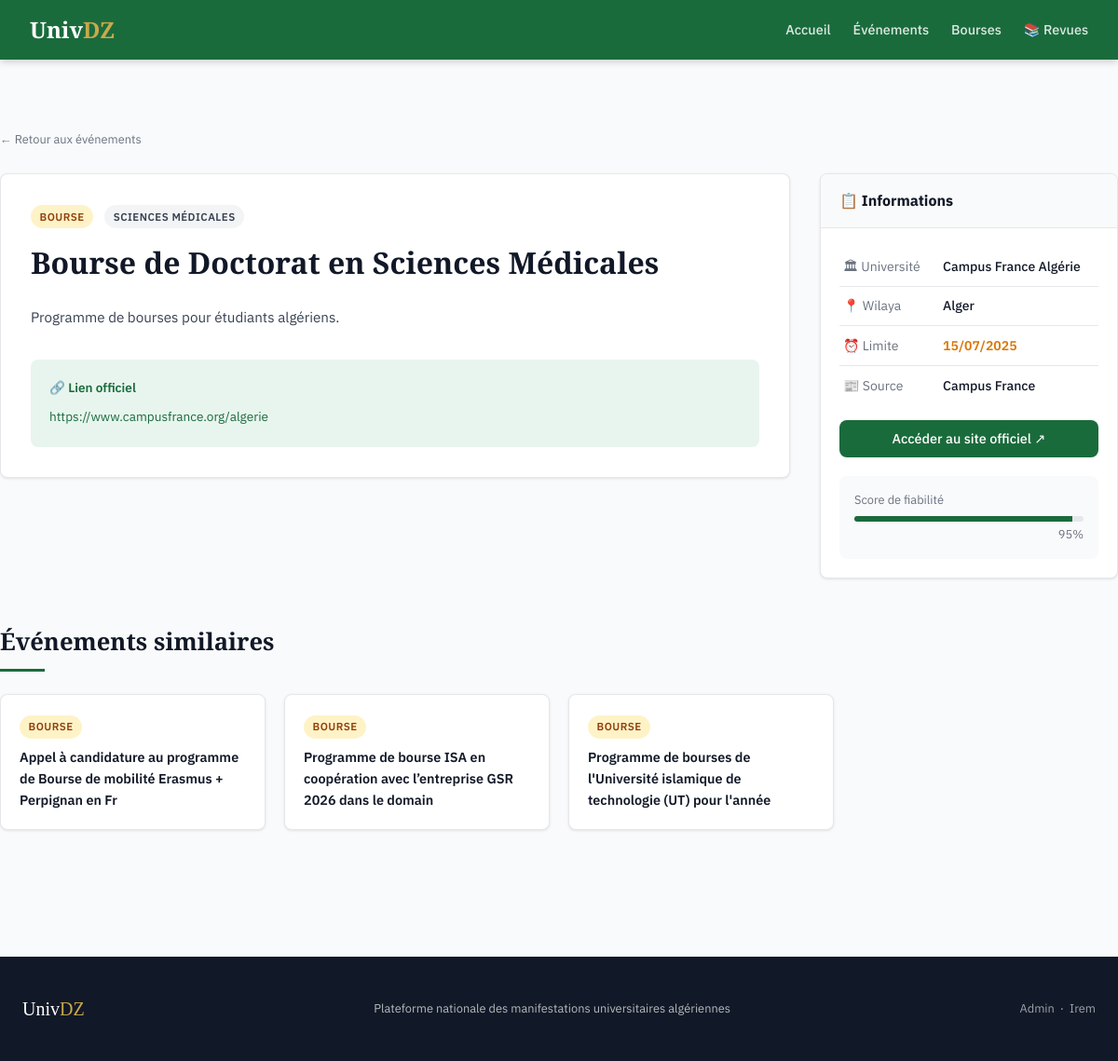
The page /evenement/bourse-doctorat-medecine-campus-france-2025 on the database its author committed.
### app/models/event.py (models this page shows, shortened)
class Event(db.Model):
    __tablename__ = "events"
    id = db.Column(db.Integer, primary_key=True)
    titre = db.Column(db.String(500), nullable=False)
    type = db.Column(db.String(100), nullable=False)
    universite = db.Column(db.String(300))
    discipline = db.Column(db.String(200))
    wilaya = db.Column(db.String(100))
    date_debut = db.Column(db.Date)
    date_fin = db.Column(db.Date)
    date_limite = db.Column(db.Date)
    description = db.Column(db.Text)
    lien_officiel = db.Column(db.String(1000))
    source = db.Column(db.String(500))
    date_collecte = db.Column(db.DateTime, default=datetime.utcnow)
    score_fiabilite = db.Column(db.Float, default=0.7)
    statut = db.Column(db.String(50), default="valide")
    date_validation = db.Column(
        db.DateTime,
        default=datetime.utcnow
    )
    validated_by = db.Column(db.Integer, db.ForeignKey("admins.id"))
    slug = db.Column(db.String(600), unique=True)

### app/routes/main.py (the view)
@main_bp.route("/evenement/<slug>")
def detail(slug):
    event = Event.query.filter_by(slug=slug, statut="valide").first_or_404()
    similaires = (
        Event.query.filter(
            Event.statut == "valide",
            Event.type == event.type,
            Event.id != event.id,
        )
        .limit(3)
        .all()
    )
    return render_template("main/detail.html", event=event, similaires=similaires)

### app/templates/main/detail.html (shortened to what this page needs)
{% extends "base.html" %}
{% block content %}
<div class="container" style="padding: 2.5rem 0;">
  <a href="{{ url_for('main.evenements') }}" class="text-muted text-small">← Retour aux événements</a>
  <div style="display:grid; grid-template-columns:1fr 320px; gap:2rem; margin-top:1.5rem; align-items:start;">
    <div>
      <div class="card">
        <div class="card-body" style="padding:2rem;">
          <div style="margin-bottom:1rem;">
            <span class="badge badge-{{ event.type }}">{{ event.type|replace('_',' ') }}</span>
            {% if event.discipline %}<span class="badge" style="background:#f3f4f6; color:#374151; margin-left:.5rem;">{{ event.discipline }}</span>{% endif %}
          </div>
          <h1 style="font-family:'Playfair Display',serif; font-size:clamp(1.4rem,3vw,2rem); line-height:1.3; margin-bottom:1.5rem;">{{ event.titre }}</h1>
          {% if event.description %}
          <div style="line-height:1.8; color:var(--mid); font-size:.95rem;">{{ event.description }}</div>
          {% endif %}
          {% if event.lien_officiel %}
          <div style="margin-top:2rem; padding:1.25rem; background:var(--green-pale); border-radius:var(--radius);">
            <p style="font-size:.85rem; color:var(--green); font-weight:600; margin-bottom:.4rem;">🔗 Lien officiel</p>
            <a href="{{ event.lien_officiel }}" target="_blank" style="font-size:.85rem; word-break:break-all;">{{ event.lien_officiel }}</a>
          </div>
          {% endif %}
        </div>
      </div>
    </div>
    <div>
      <div class="card" style="position:sticky; top:80px;">
        <div class="card-header"><strong>📋 Informations</strong></div>
        <div class="card-body">
          <table style="width:100%; font-size:.875rem; border-collapse:collapse;">
            {% if event.universite %}<tr style="border-bottom:1px solid var(--border);"><td style="padding:.6rem .25rem; color:var(--muted);">🏛 Université</td><td style="padding:.6rem .25rem .6rem .75rem; font-weight:500;">{{ event.universite }}</td></tr>{% endif %}
            {% if event.wilaya %}<tr style="border-bottom:1px solid var(--border);"><td style="padding:.6rem .25rem; color:var(--muted);">📍 Wilaya</td><td style="padding:.6rem .25rem .6rem .75rem; font-weight:500;">{{ event.wilaya }}</td></tr>{% endif %}
            {% if event.date_limite %}<tr style="border-bottom:1px solid var(--border);"><td style="padding:.6rem .25rem; color:var(--muted); white-space:nowrap;">⏰ Limite</td><td style="padding:.6rem .25rem .6rem .75rem; font-weight:600; color:#d97706;">{{ event.date_limite.strftime('%d/%m/%Y') }}</td></tr>{% endif %}
            {% if event.source %}<tr><td style="padding:.6rem .25rem; color:var(--muted);">📰 Source</td><td style="padding:.6rem .25rem .6rem .75rem; font-weight:500;">{{ event.source }}</td></tr>{% endif %}
          </table>
          {% if event.lien_officiel %}
          <a href="{{ event.lien_officiel }}" target="_blank" class="btn btn-primary" style="width:100%; text-align:center; justify-content:center; margin-top:1rem;">Accéder au site officiel ↗</a>
          {% endif %}
          <div style="margin-top:1.25rem; padding:1rem; background:var(--bg); border-radius:var(--radius);">
            <p class="text-small text-muted" style="margin-bottom:.4rem;">Score de fiabilité</p>
            <div style="background:#e5e7eb; border-radius:999px; height:6px; overflow:hidden;">
              <div style="background:var(--green); height:100%; width:{{ (event.score_fiabilite * 100)|int }}%;"></div>
            </div>
            <p class="text-small text-muted" style="text-align:right; margin-top:.25rem;">{{ (event.score_fiabilite * 100)|int }}%</p>
          </div>
        </div>
      </div>
    </div>
  </div>
  {% if similaires %}
  <div style="margin-top:3rem;">
    <h2 class="section-title">Événements similaires</h2>
    <div class="grid-3">
      {% for s in similaires %}
      <a href="{{ url_for('main.detail', slug=s.slug) }}" style="text-decoration:none; color:inherit;">
        <div class="card">
          <div class="card-body">
            <span class="badge badge-{{ s.type }}" style="margin-bottom:.5rem;">{{ s.type|replace('_',' ') }}</span>
            <h3 style="font-size:.9rem; font-weight:600;">{{ s.titre[:80] }}</h3>
          </div>
        </div>
      </a>
      {% endfor %}
    </div>
  </div>
  {% endif %}
</div>
{% endblock %}

### app/templates/base.html (style rules this page uses)
:root { --green: #1a6b3c; --green-light: #2a9d5e; --green-pale: #e8f5ee; --gold: #c9a84c; --dark: #111827; --mid: #374151; --muted: #6b7280; --border: #e5e7eb; --bg: #f9fafb; --white: #ffffff; --radius: 8px; --shadow: 0 1px 3px rgba(0,0,0,.1); --shadow-md: 0 4px 6px rgba(0,0,0,.07); }
*, *::before, *::after { box-sizing: border-box; margin: 0; padding: 0; }
body { font-family: 'IBM Plex Sans', sans-serif; background: var(--bg); color: var(--dark); line-height: 1.6; }
a { color: var(--green); text-decoration: none; }
.container { max-width: 1200px; margin: 0 auto; padding: 0 1.5rem; }
.card { background: var(--white); border-radius: var(--radius); box-shadow: var(--shadow); border: 1px solid var(--border); overflow: hidden; transition: box-shadow .2s, transform .2s; }
.card-body { padding: 1.25rem; }
.card-header { padding: 1rem 1.25rem; border-bottom: 1px solid var(--border); background: var(--bg); }
.badge { display: inline-flex; align-items: center; padding: .2rem .6rem; border-radius: 999px; font-size: .72rem; font-weight: 600; text-transform: uppercase; letter-spacing: .04em; }
.badge-bourse { background: #fef3c7; color: #92400e; }
.btn { display: inline-flex; align-items: center; gap: .4rem; padding: .55rem 1.2rem; border-radius: var(--radius); font-family: inherit; font-size: .9rem; font-weight: 500; cursor: pointer; border: none; transition: all .2s; text-decoration: none; }
.btn-primary { background: var(--green); color: white; }
.text-muted { color: var(--muted); }
.text-small { font-size: .8rem; }
.grid-3 { display: grid; grid-template-columns: repeat(auto-fill, minmax(280px, 1fr)); gap: 1.25rem; }
.section-title { font-family: 'Playfair Display', serif; font-size: 1.6rem; color: var(--dark); margin-bottom: 1.5rem; }
.section-title::after { content: ''; display: block; width: 48px; height: 3px; background: var(--green); margin-top: .5rem; }

### rows shown on the page
Event: type "BOURSE", discipline "SCIENCES MÉDICALES", titre "Bourse de Doctorat en Sciences Médicales", description "Programme de bourses pour étudiants algériens.", lien_officiel "https://www.campusfrance.org/algerie", universite "Campus France Algérie", wilaya "Alger", date_limite "15/07/2025", source "Campus France", (event.score_fiabilite*100)|int "95"
Event: type "BOURSE", titre "Appel à candidature au programme de Bourse de mobilité Erasmus + Perpignan en Fr"
Event: type "BOURSE", titre "Programme de bourse ISA en coopération avec l’entreprise GSR 2026 dans le domain"
Event: type "BOURSE", titre "Programme de bourses de l'Université islamique de technologie (UT) pour l'année"
